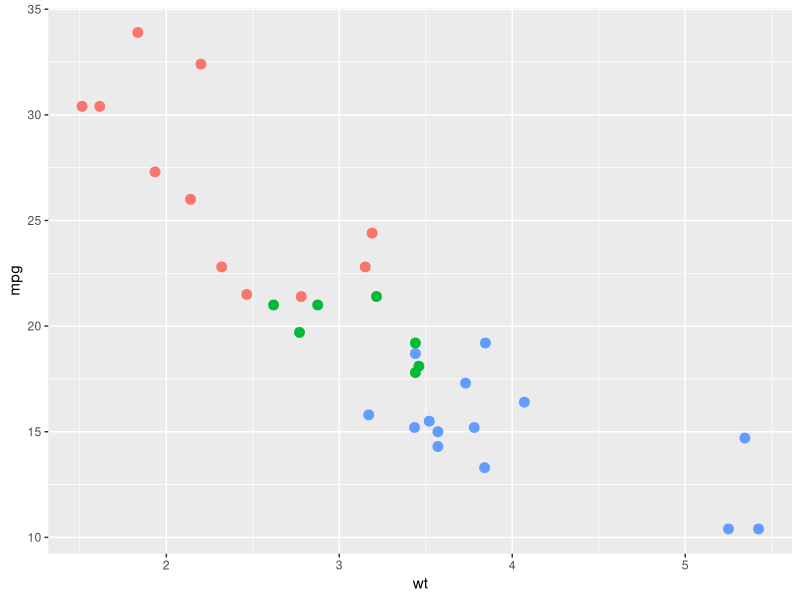
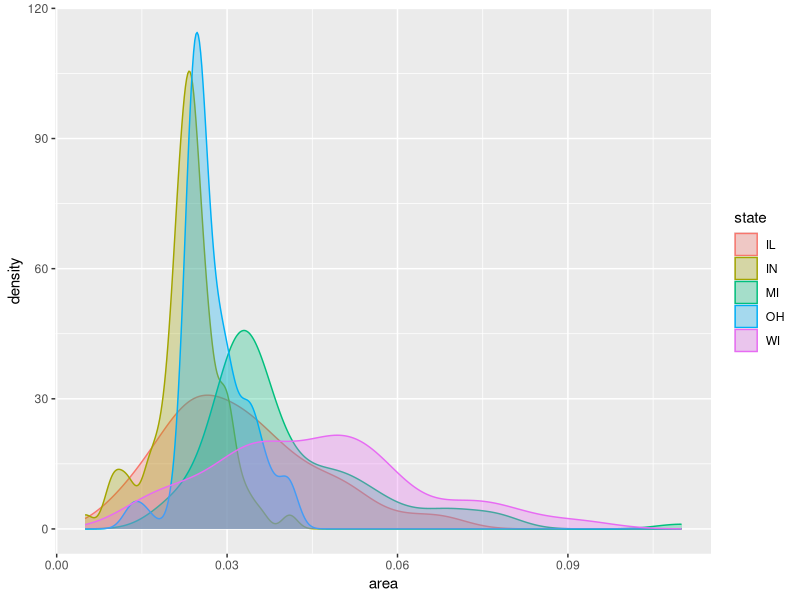

Source code (R) for these figures, in order:
## ---- chunk 1
library(ggplot2)
ggplot(mtcars, aes(wt, mpg)) +
    geom_point(size=3, aes(colour=factor(cyl))) +
    theme(legend.position="none")
## ---- chunk 2
library(ggplot2)
p <- ggplot(data = midwest,
            mapping = aes(x = area,
                          fill = state,
                          color = state)) +
    geom_density(alpha = 0.3)
## save to file
suppressMessages(ggsave("densities.pdf", p))
